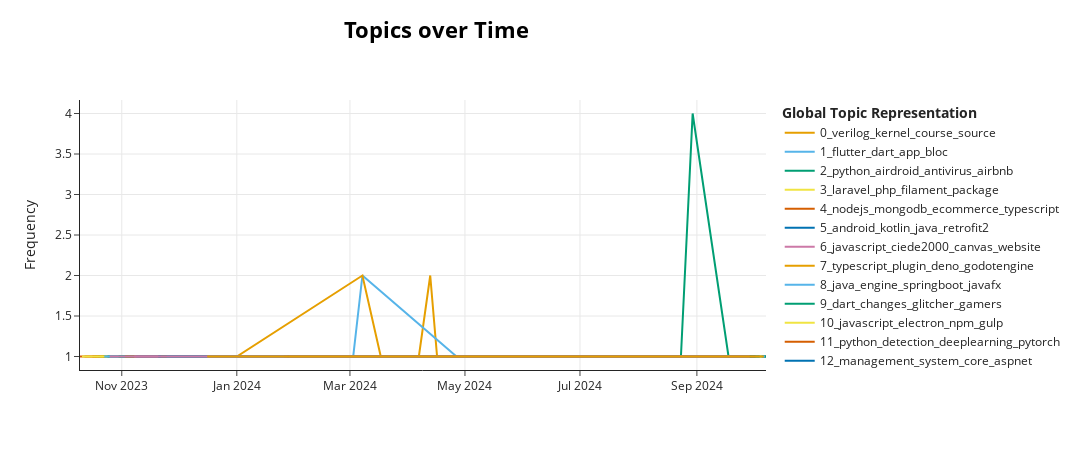

The code cell stored with this chart in its notebook:
### Code cell
topic_model.visualize_topics_over_time(topics_over_time)
